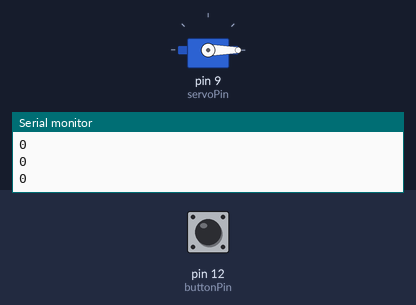
This sketch was run on a simulated Arduino Uno, built with avr-gcc and run on an emulated ATmega328P. Parts: servo, the last lines printed to the serial monitor. The inputs (shaded band) are chosen by the test bench; at power-on: pin 12 (buttonPin) LOW.

Above: at 1.2 s.
1.3 s: pin 12 (buttonPin) pulled HIGH for 0.15 s
At 1.37 s:
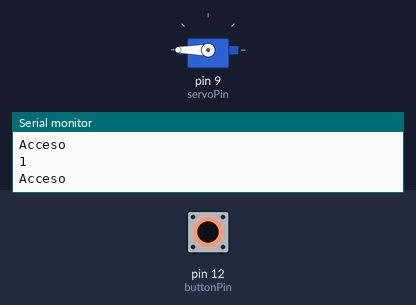
2.9 s: pin 12 (buttonPin) pulled HIGH for 3.2 s
At 6.5 s:
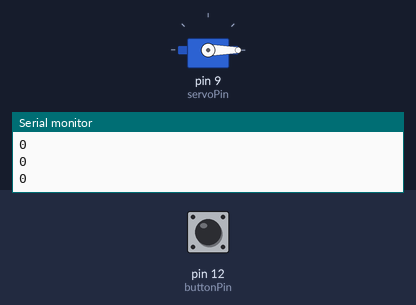
Timing chart, 0 to 8.0 s (numbered marks = the images above; inputs shaded):
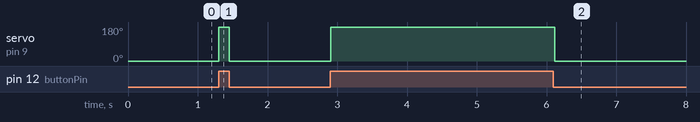

The sketch:

ServoCode.ino
```cpp
#include <Servo.h>

Servo Servo1;

int servoPin = 9;
int buttonPin = 12;
int reading;

void setup() {
  pinMode(buttonPin, INPUT);
  Servo1.attach(servoPin);
  Serial.begin(9600);
}

void loop() {
  reading = digitalRead(buttonPin);
  Serial.println(reading);

  if (reading == HIGH) {
    Servo1.write(180);
    Serial.println("Acceso");
  } else {
    Servo1.write(0);
  }

  delay(50);
}
```

Measured:
- after the input at 1.3 s, servo on pin 9 (servoPin): 0° → 180° at once, → 0° 0.15 s later
- after the input at 2.9 s, servo on pin 9 (servoPin): 0° → 180° at once, → 0° 3.2 s later
